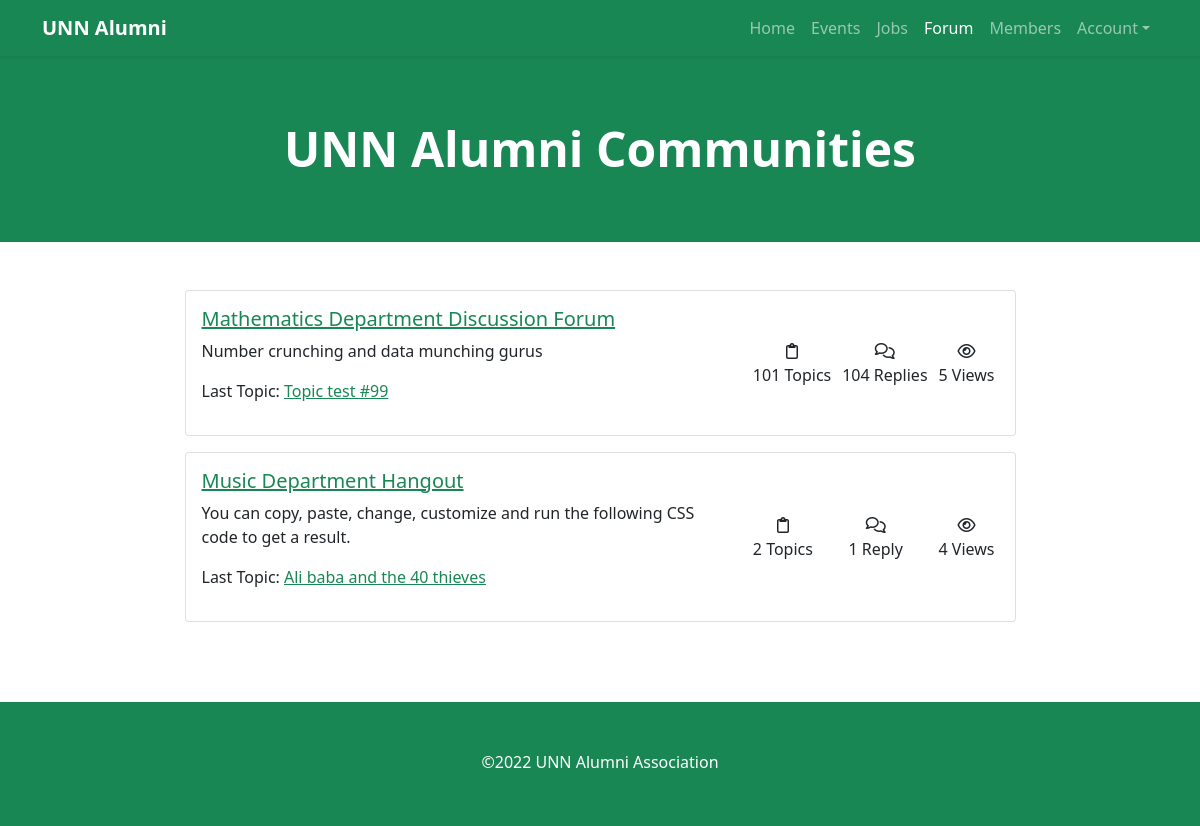
Screenshot of /forum/ (signed in) with the database file from the repository.
### forum/models.py (models this page shows, shortened)
class Board(models.Model):
    name = models.CharField(max_length=50, unique=True)
    slug = models.SlugField(max_length=50, unique=True)
    description = models.CharField(max_length=100)
    views = models.PositiveIntegerField(default=0)
    def get_topics_count(self):
        return Topic.objects.filter(board=self).count()
    def get_replies_count(self):
        return Reply.objects.filter(topic__board=self).count()
    def get_absolute_url(self):
        return reverse('board', kwargs={'slug': self.slug})
    def get_last_topic(self):
        return Topic.objects.filter(board=self).order_by('-created').first()

class Topic(models.Model):
    title = models.CharField(max_length=255)
    body = models.TextField(max_length=4000)
    board = models.ForeignKey(
        Board, related_name='topics', on_delete=models.CASCADE)
    author = models.ForeignKey(
        User, related_name='topics', on_delete=models.CASCADE)
    views = models.PositiveIntegerField(default=0)
    created = models.DateTimeField(auto_now_add=True)
    updated = models.DateTimeField(auto_now=True)

### forum/views.py (the view)
# urls.py: path('forum/', include('forum.urls')),
@login_required
def forum(request):
    boards = Board.objects.all()
    return render(request, 'forum.html', {'boards': boards})

### templates/forum.html (shortened to what this page needs)
{% extends "base.html" %}
{% block content %}
<header class="bg-success py-5">
    <div class="container">
        <div class="row">
            <div class="col-lg-12">
                <div class="my-3 text-center">
                    <h1 class="display-5 fw-bolder text-white">UNN Alumni Communities</h1>
                </div>
            </div>
        </div>
    </div>
</header>
<section class="py-5">
    <div class="container">
        <div class="row">
            <div class="col-lg-9 mb-3 mx-lg-auto">
                {% for board in boards %}
                <div class="card p-3 mb-3">
                    <div class="row align-items-center">
                        <div class="col-md-8 mb-3">
                            <h5> <a href="{{ board.get_absolute_url }}" class="text-success">{{ board.name }}</a> </h5>
                            <p>{{ board.description }}</p>
                            {% with topic=board.get_last_topic %}
                                {% if topic %}
                                <p class="mb-0"> Last Topic:
                                    <a class="text-success" href="{% url 'topic' board.pk topic.pk %}">{{ topic.title }}</a>
                                </p>
                                {% endif %}
                            {% endwith %}
                        </div>
                        <div class="col-md-4">
                            <div class="d-flex justify-content-between text-center">
                                <div class="px-md-1">
                                    <i class="fa-regular fa-clipboard"></i>
                                    <span class="d-block">{{ board.get_topics_count }} Topic{{ board.get_topics_count|pluralize }}</span>
                                </div>
                                <div class="px-md-1">
                                    <i class="fa-regular fa-comments"></i>
                                    <span class="d-block">{{ board.get_replies_count }} Repl{{ board.get_replies_count|pluralize:"y,ies" }}</span>
                                </div>
                                <div class="px-md-1">
                                    <i class="fa-regular fa-eye"></i>
                                    <span class="d-block">{{ board.views }} View{{ board.views|pluralize }}</span>
                                </div>
                            </div>
                        </div>
                    </div>
                </div>
                {% endfor %}
            </div>
        </div>
    </div>
</section>
{% endblock content %}

### rows the page displays
Board: name "Mathematics Department Discussion Forum", description "Number crunching and data munching gurus", get_last_topic "Topic test #99", get_topics_count "101", get_replies_count "104", views "5"
Board: name "Music Department Hangout", description "You can copy, paste, change, customize and run the following CSS code to get a result.", get_last_topic "Ali baba and the 40 thieves", get_topics_count "2", get_replies_count "1", views "4"
